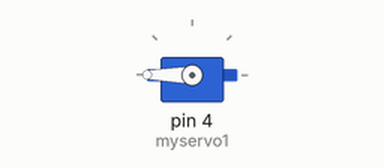
A sketch run on a simulated Arduino Uno, built with avr-gcc and run on an emulated ATmega328P. Parts: servo.

Above: at 0.05 s.
Timing chart, 0 to 4.6 s (numbered marks = the images above):
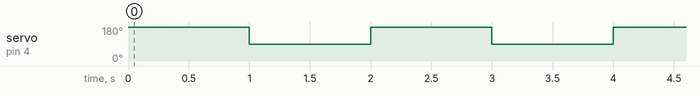

The sketch:

servotap.ino
```cpp
#include <Servo.h>

Servo myservo;
Servo myservo1;
Servo myservo2;
Servo myservo3;// create servo object to control a servo
//Servo servo;
//int potpin = 0;  // analog pin used to connect the potentiometer
int val;    // variable to read the value from the analog pin

void setup() {
 // myservo.attach(5);
    myservo1.attach(4);
    //  myservo2.attach(3);
    // myservo3.attach(6);
 // servo.attach(8);// attaches the servo on pin 9 to the servo object
}

void loop() {
    // scale it to use it with the servo (value between 0 and 180)

//myservo.write(170);//169
 myservo1.write(180);
  //  myservo2.write(165);
  //  myservo3.write(169);
 //servo.write(169);
 delay(1000);
 //myservo.write(70);//90
   myservo1.write(90);
  // myservo2.write(70);
  //  myservo3.write(90);
   //77j ltt servo.write(90);
 delay(1000);

}
```

Measured:
- by itself, servo on pin 4 (myservo1): alternates 180° for 1.0 s and 90° for 1.0 s
